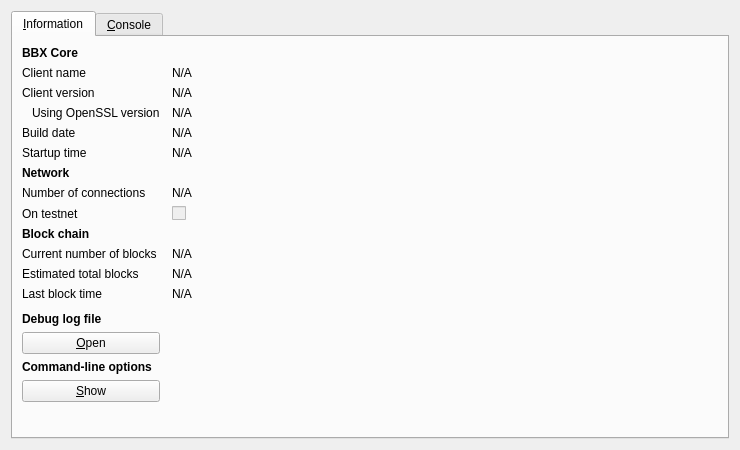
<?xml version="1.0" encoding="UTF-8"?>
<ui version="4.0">
 <class>RPCConsole</class>
 <widget class="QDialog" name="RPCConsole">
  <property name="geometry">
   <rect>
    <x>0</x>
    <y>0</y>
    <width>740</width>
    <height>450</height>
   </rect>
  </property>
  <property name="windowTitle">
   <string>BBX - Debug window</string>
  </property>
  <layout class="QVBoxLayout" name="verticalLayout_2">
   <item>
    <widget class="QTabWidget" name="tabWidget">
     <property name="currentIndex">
      <number>0</number>
     </property>
     <widget class="QWidget" name="tab_info">
      <attribute name="title">
       <string>&amp;Information</string>
      </attribute>
      <layout class="QGridLayout" name="gridLayout" columnstretch="0,1">
       <property name="horizontalSpacing">
        <number>12</number>
       </property>
       <item row="0" column="0">
        <widget class="QLabel" name="label_9">
         <property name="font">
          <font>
           <weight>75</weight>
           <bold>true</bold>
          </font>
         </property>
         <property name="text">
          <string>BBX Core</string>
         </property>
        </widget>
       </item>
       <item row="1" column="0">
        <widget class="QLabel" name="label_5">
         <property name="text">
          <string>Client name</string>
         </property>
        </widget>
       </item>
       <item row="1" column="1">
        <widget class="QLabel" name="clientName">
         <property name="cursor">
          <cursorShape>IBeamCursor</cursorShape>
         </property>
         <property name="text">
          <string>N/A</string>
         </property>
         <property name="textFormat">
          <enum>Qt::PlainText</enum>
         </property>
         <property name="textInteractionFlags">
          <set>Qt::LinksAccessibleByMouse|Qt::TextSelectableByKeyboard|Qt::TextSelectableByMouse</set>
         </property>
        </widget>
       </item>
       <item row="2" column="0">
        <widget class="QLabel" name="label_6">
         <property name="text">
          <string>Client version</string>
         </property>
        </widget>
       </item>
       <item row="2" column="1">
        <widget class="QLabel" name="clientVersion">
         <property name="cursor">
          <cursorShape>IBeamCursor</cursorShape>
         </property>
         <property name="text">
          <string>N/A</string>
         </property>
         <property name="textFormat">
          <enum>Qt::PlainText</enum>
         </property>
         <property name="textInteractionFlags">
          <set>Qt::LinksAccessibleByMouse|Qt::TextSelectableByKeyboard|Qt::TextSelectableByMouse</set>
         </property>
        </widget>
       </item>
       <item row="3" column="0">
        <widget class="QLabel" name="label_14">
         <property name="text">
          <string>Using OpenSSL version</string>
         </property>
         <property name="indent">
          <number>10</number>
         </property>
        </widget>
       </item>
       <item row="3" column="1">
        <widget class="QLabel" name="openSSLVersion">
         <property name="cursor">
          <cursorShape>IBeamCursor</cursorShape>
         </property>
         <property name="text">
          <string>N/A</string>
         </property>
         <property name="textFormat">
          <enum>Qt::PlainText</enum>
         </property>
         <property name="textInteractionFlags">
          <set>Qt::LinksAccessibleByMouse|Qt::TextSelectableByKeyboard|Qt::TextSelectableByMouse</set>
         </property>
        </widget>
       </item>
       <item row="4" column="0">
        <widget class="QLabel" name="label_12">
         <property name="text">
          <string>Build date</string>
         </property>
        </widget>
       </item>
       <item row="4" column="1">
        <widget class="QLabel" name="buildDate">
         <property name="cursor">
          <cursorShape>IBeamCursor</cursorShape>
         </property>
         <property name="text">
          <string>N/A</string>
         </property>
         <property name="textFormat">
          <enum>Qt::PlainText</enum>
         </property>
         <property name="textInteractionFlags">
          <set>Qt::LinksAccessibleByMouse|Qt::TextSelectableByKeyboard|Qt::TextSelectableByMouse</set>
         </property>
        </widget>
       </item>
       <item row="5" column="0">
        <widget class="QLabel" name="label_13">
         <property name="text">
          <string>Startup time</string>
         </property>
        </widget>
       </item>
       <item row="5" column="1">
        <widget class="QLabel" name="startupTime">
         <property name="cursor">
          <cursorShape>IBeamCursor</cursorShape>
         </property>
         <property name="text">
          <string>N/A</string>
         </property>
         <property name="textFormat">
          <enum>Qt::PlainText</enum>
         </property>
         <property name="textInteractionFlags">
          <set>Qt::LinksAccessibleByMouse|Qt::TextSelectableByKeyboard|Qt::TextSelectableByMouse</set>
         </property>
        </widget>
       </item>
       <item row="6" column="0">
        <widget class="QLabel" name="label_11">
         <property name="font">
          <font>
           <weight>75</weight>
           <bold>true</bold>
          </font>
         </property>
         <property name="text">
          <string>Network</string>
         </property>
        </widget>
       </item>
       <item row="7" column="0">
        <widget class="QLabel" name="label_7">
         <property name="text">
          <string>Number of connections</string>
         </property>
        </widget>
       </item>
       <item row="7" column="1">
        <widget class="QLabel" name="numberOfConnections">
         <property name="cursor">
          <cursorShape>IBeamCursor</cursorShape>
         </property>
         <property name="text">
          <string>N/A</string>
         </property>
         <property name="textFormat">
          <enum>Qt::PlainText</enum>
         </property>
         <property name="textInteractionFlags">
          <set>Qt::LinksAccessibleByMouse|Qt::TextSelectableByKeyboard|Qt::TextSelectableByMouse</set>
         </property>
        </widget>
       </item>
       <item row="8" column="0">
        <widget class="QLabel" name="label_8">
         <property name="text">
          <string>On testnet</string>
         </property>
        </widget>
       </item>
       <item row="8" column="1">
        <widget class="QCheckBox" name="isTestNet">
         <property name="enabled">
          <bool>false</bool>
         </property>
         <property name="text">
          <string/>
         </property>
        </widget>
       </item>
       <item row="9" column="0">
        <widget class="QLabel" name="label_10">
         <property name="font">
          <font>
           <weight>75</weight>
           <bold>true</bold>
          </font>
         </property>
         <property name="text">
          <string>Block chain</string>
         </property>
        </widget>
       </item>
       <item row="10" column="0">
        <widget class="QLabel" name="label_3">
         <property name="text">
          <string>Current number of blocks</string>
         </property>
        </widget>
       </item>
       <item row="10" column="1">
        <widget class="QLabel" name="numberOfBlocks">
         <property name="cursor">
          <cursorShape>IBeamCursor</cursorShape>
         </property>
         <property name="text">
          <string>N/A</string>
         </property>
         <property name="textFormat">
          <enum>Qt::PlainText</enum>
         </property>
         <property name="textInteractionFlags">
          <set>Qt::LinksAccessibleByMouse|Qt::TextSelectableByKeyboard|Qt::TextSelectableByMouse</set>
         </property>
        </widget>
       </item>
       <item row="11" column="0">
        <widget class="QLabel" name="label_4">
         <property name="text">
          <string>Estimated total blocks</string>
         </property>
        </widget>
       </item>
       <item row="11" column="1">
        <widget class="QLabel" name="totalBlocks">
         <property name="cursor">
          <cursorShape>IBeamCursor</cursorShape>
         </property>
         <property name="text">
          <string>N/A</string>
         </property>
         <property name="textFormat">
          <enum>Qt::PlainText</enum>
         </property>
         <property name="textInteractionFlags">
          <set>Qt::LinksAccessibleByMouse|Qt::TextSelectableByKeyboard|Qt::TextSelectableByMouse</set>
         </property>
        </widget>
       </item>
       <item row="12" column="0">
        <widget class="QLabel" name="label_2">
         <property name="text">
          <string>Last block time</string>
         </property>
        </widget>
       </item>
       <item row="12" column="1">
        <widget class="QLabel" name="lastBlockTime">
         <property name="cursor">
          <cursorShape>IBeamCursor</cursorShape>
         </property>
         <property name="text">
          <string>N/A</string>
         </property>
         <property name="textFormat">
          <enum>Qt::PlainText</enum>
         </property>
         <property name="textInteractionFlags">
          <set>Qt::LinksAccessibleByMouse|Qt::TextSelectableByKeyboard|Qt::TextSelectableByMouse</set>
         </property>
        </widget>
       </item>
       <item row="13" column="0">
        <spacer name="verticalSpacer_2">
         <property name="orientation">
          <enum>Qt::Vertical</enum>
         </property>
         <property name="sizeHint" stdset="0">
          <size>
           <width>20</width>
           <height>20</height>
          </size>
         </property>
        </spacer>
       </item>
       <item row="14" column="0">
        <widget class="QLabel" name="labelDebugLogfile">
         <property name="font">
          <font>
           <weight>75</weight>
           <bold>true</bold>
          </font>
         </property>
         <property name="text">
          <string>Debug log file</string>
         </property>
        </widget>
       </item>
       <item row="15" column="0">
        <widget class="QPushButton" name="openDebugLogfileButton">
         <property name="toolTip">
          <string>Open the BBX debug log file from the current data directory. This can take a few seconds for large log files.</string>
         </property>
         <property name="text">
          <string>&amp;Open</string>
         </property>
         <property name="autoDefault">
          <bool>false</bool>
         </property>
        </widget>
       </item>
       <item row="16" column="0">
        <widget class="QLabel" name="labelCLOptions">
         <property name="font">
          <font>
           <weight>75</weight>
           <bold>true</bold>
          </font>
         </property>
         <property name="text">
          <string>Command-line options</string>
         </property>
        </widget>
       </item>
       <item row="17" column="0">
        <widget class="QPushButton" name="showCLOptionsButton">
         <property name="toolTip">
          <string>Show the BBX-Qt help message to get a list with possible BlackBoxLending command-line options.</string>
         </property>
         <property name="text">
          <string>&amp;Show</string>
         </property>
         <property name="autoDefault">
          <bool>false</bool>
         </property>
        </widget>
       </item>
       <item row="18" column="0">
        <spacer name="verticalSpacer">
         <property name="orientation">
          <enum>Qt::Vertical</enum>
         </property>
         <property name="sizeHint" stdset="0">
          <size>
           <width>20</width>
           <height>40</height>
          </size>
         </property>
        </spacer>
       </item>
      </layout>
     </widget>
     <widget class="QWidget" name="tab_console">
      <attribute name="title">
       <string>&amp;Console</string>
      </attribute>
      <layout class="QVBoxLayout" name="verticalLayout_3">
       <property name="spacing">
        <number>3</number>
       </property>
       <item>
        <widget class="QTextEdit" name="messagesWidget">
         <property name="minimumSize">
          <size>
           <width>0</width>
           <height>100</height>
          </size>
         </property>
         <property name="readOnly">
          <bool>true</bool>
         </property>
         <property name="tabKeyNavigation" stdset="0">
          <bool>false</bool>
         </property>
         <property name="columnCount" stdset="0">
          <number>2</number>
         </property>
        </widget>
       </item>
       <item>
        <layout class="QHBoxLayout" name="horizontalLayout">
         <property name="spacing">
          <number>3</number>
         </property>
         <item>
          <widget class="QLabel" name="label">
           <property name="text">
            <string notr="true">&gt;</string>
           </property>
          </widget>
         </item>
         <item>
          <widget class="QLineEdit" name="lineEdit"/>
         </item>
         <item>
          <widget class="QPushButton" name="clearButton">
           <property name="maximumSize">
            <size>
             <width>24</width>
             <height>24</height>
            </size>
           </property>
           <property name="toolTip">
            <string>Clear console</string>
           </property>
           <property name="text">
            <string/>
           </property>
           <property name="icon">
            <iconset resource="../bitcoin.qrc">
             <normaloff>:/icons/remove</normaloff>:/icons/remove</iconset>
           </property>
           <property name="shortcut">
            <string notr="true">Ctrl+L</string>
           </property>
           <property name="autoDefault">
            <bool>false</bool>
           </property>
          </widget>
         </item>
        </layout>
       </item>
      </layout>
     </widget>
    </widget>
   </item>
  </layout>
 </widget>
 <resources>
  <include location="../bitcoin.qrc"/>
 </resources>
 <connections/>
</ui>
